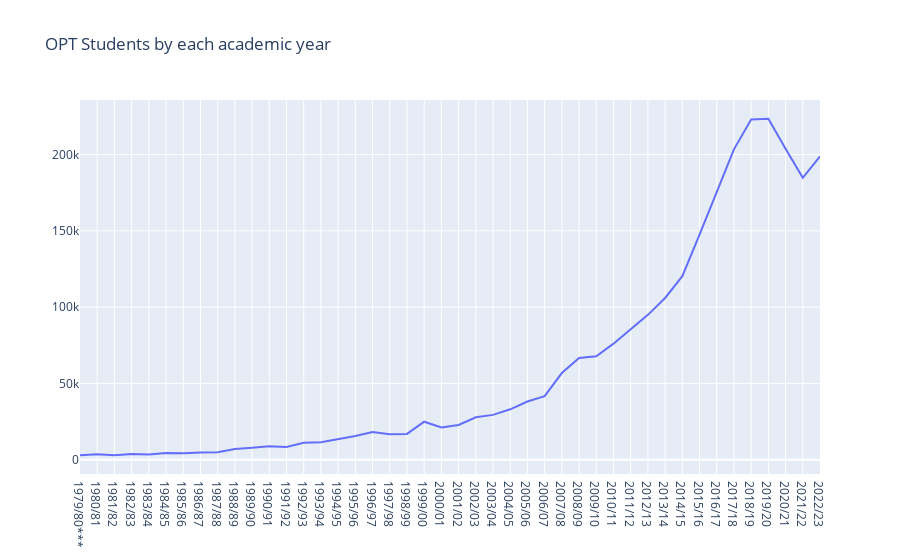

Notebook code for this chart:
### Code cell
### plotting the OPT numbers as an interactive line graph

# import the plotly library for graphing objects
import plotly.graph_objects as go

fig = go.Figure([go.Scatter(x=more_data['Year'], y=more_data['Optional Practical Training (OPT)'])])
fig.layout.title = f'OPT Students by each academic {'year'}'
fig.show()

### Figure 1 — Plotly figure (JSON) as saved in the notebook; plotly's stock layout.template omitted (floating-point values rounded to 4 significant figures)
{"data": [{"type": "scatter", "x": ["1979/80***", "1980/81", "1981/82", "1982/83", "1983/84", "1984/85", "1985/86", "1986/87", "1987/88", "1988/89 ", "1989/90", "1990/91", "1991/92", "1992/93", "1993/94", "1994/95", "1995/96", "1996/97", "1997/98", "1998/99", "1999/00", "2000/01", "2001/02", "2002/03", "2003/04", "2004/05", "2005/06", "2006/07", "2007/08", "2008/09", "2009/10", "2010/11", "2011/12", "2012/13", "2013/14", "2014/15", "2015/16", "2016/17", "2017/18", "2018/19", "2019/20", "2020/21", "2021/22", "2022/23"], "y": [2840, 3450, 2880, 3620, 3400, 4310, 4150, 4730, 4800, 7020, 7712, 8770, 8230, 11010, 11430, 13208, 15450, 18125, 16582, 16842, 24857, 21058, 22745, 27793, 29340, 32999, 38096, 41660, 56766, 66601, 67804, 76031, 85157, 94919, 105997, 120287, 147498, 175695, 203462, 223085, 223539, 203885, 184759, 198793]}], "layout": {"title": {"text": "OPT Students by each academic year"}}}
